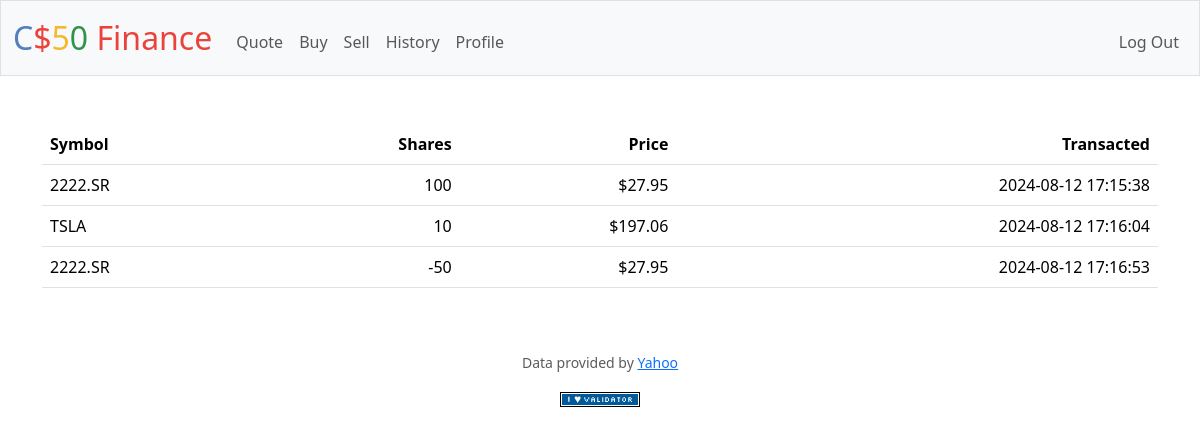
Screenshot of /history (signed in) with the database file from the repository.
### tables this page shows
CREATE TABLE trades (
  id INTEGER PRIMARY KEY AUTOINCREMENT,
  user_id INTEGER REFERENCES users(id),
  symbol TEXT,
  shares INTEGER,  -- Positive for buy, negative for sell
  price REAL,
  time DATETIME DEFAULT CURRENT_TIMESTAMP
);

### app.py (the view)
@app.route("/history")
@login_required
def history():
    history = db.execute(
        "SELECT symbol, shares, price, time FROM trades WHERE user_id = ?;",
        session["user_id"],
    )
    return render_template("history.html", history=history)

### app.py (called while the page is built)
@app.after_request
def after_request(response):
    response.headers["Cache-Control"] = "no-cache, no-store, must-revalidate"
    response.headers["Expires"] = 0
    response.headers["Pragma"] = "no-cache"
    return response

### helpers.py (called while the page is built)
def login_required(f):
    @wraps(f)
    def decorated_function(*args, **kwargs):
        if session.get("user_id") is None:
            return redirect("/login")
        return f(*args, **kwargs)
    return decorated_function

def usd(value):
    return f"${value:,.2f}"

### templates/history.html
{% extends "layout.html" %} {% block title %}History {% endblock%} {%block main%}
<table class="table">
  <thead>
    <tr>
      <th class="text-start">Symbol</th>
      <th class="text-end">Shares</th>
      <th class="text-end">Price</th>
      <th class="text-end">Transacted</th>
    </tr>
  </thead>
  <tbody>
    {% for trade in history %}
    <tr>
      <td class="text-start">{{trade.symbol}}</td>
      <td class="text-end">{{trade.shares}}</td>
      <td class="text-end">{{trade.price | usd}}</td>
      <td class="text-end">{{trade.time}}</td>
    </tr>
    {% endfor %}
  </tbody>
</table>
{% endblock %}

### rows the page displays
trades: symbol "2222.SR", shares "100", price "$27.95", time "2024-08-12 17:15:38"
trades: symbol "TSLA", shares "10", price "$197.06", time "2024-08-12 17:16:04"
trades: symbol "2222.SR", shares "-50", price "$27.95", time "2024-08-12 17:16:53"
